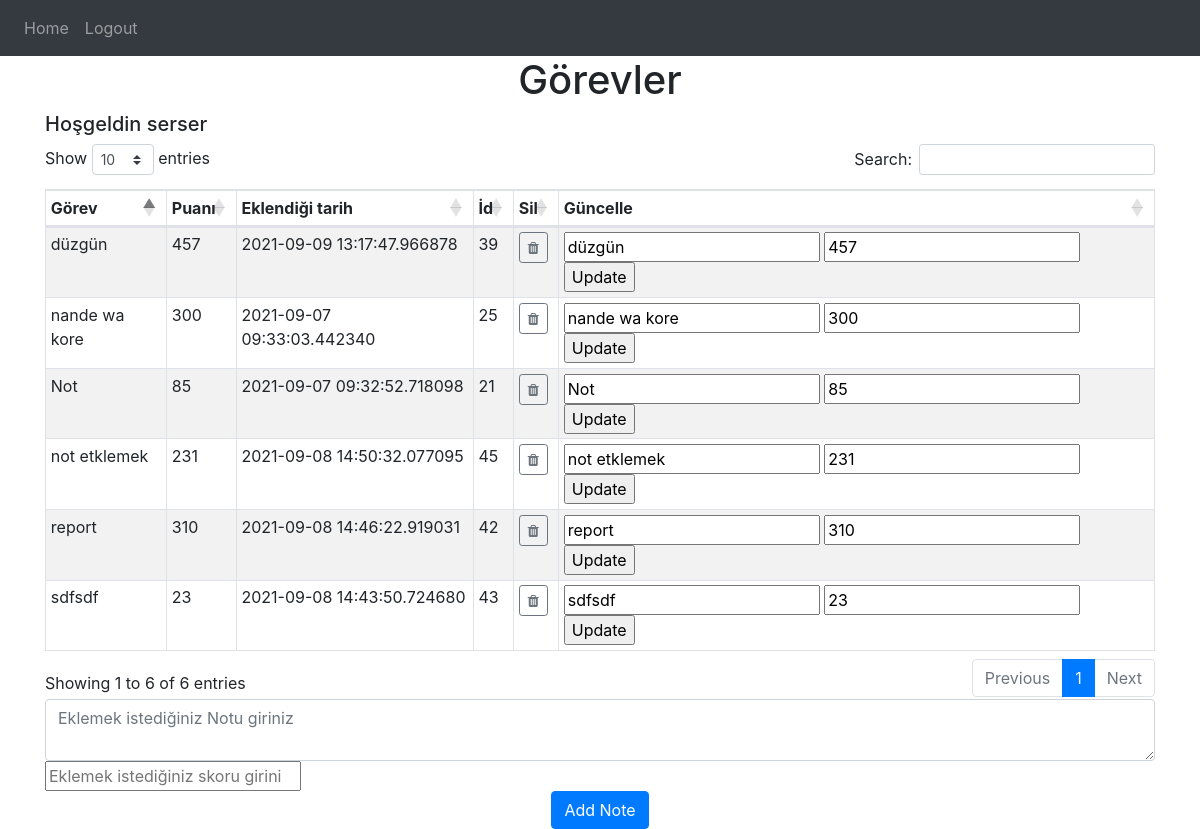
Screenshot of / (signed in) with the database file from the repository.
### website/models.py (models this page shows)
class User(db.Model, UserMixin):
    id = db.Column(db.Integer, primary_key=True)
    email = db.Column(db.String(150), unique=True)
    password = db.Column(db.String(150))
    first_name = db.Column(db.String(150))
    notes = db.relationship('Task')

class Task(db.Model):
    id = db.Column(db.Integer, primary_key=True)
    data = db.Column(db.String(10000))
    date = db.Column(db.DateTime(), default=datetime.now)
    user_id = db.Column(db.Integer, db.ForeignKey('user.id'))
    task_point = db.Column(db.Integer)

### website/views.py (the view)
@views.route('/', methods=['GET', 'POST'])
@login_required
def home():
    if request.method == 'POST':
        note = request.values.get('note')
        score = request.values.get('score')
        new_note = Task(data=note, task_point=score, user_id=current_user.id)
        db.session.add(new_note)
        db.session.commit()
    return render_template("home.html", user=current_user, name=current_user.first_name)

### website/__init__.py (called while the page is built)
def create_app():
    app = Flask(__name__)
    app.config['SECRET_KEY'] = 'hjshjhdjah kjshkjdhjs'
    app.config['SQLALCHEMY_DATABASE_URI'] = f'sqlite:///{DB_NAME}'
    app.config['SQLALCHEMY_TRACK_MODIFICATIONS'] = False
    db.init_app(app)
    from .views import views
    from .auth import auth
    app.register_blueprint(views, url_prefix='/')
    app.register_blueprint(auth, url_prefix='/')
    from .models import User, Task
    create_database(app)
    login_manager = LoginManager()
    login_manager.login_view = 'auth.login'
    login_manager.init_app(app)
    @login_manager.user_loader
    def load_user(id):
        return User.query.get(int(id))
    return app

### website/templates/home.html
{% extends "base.html" %} {% block title %}Görevler{% endblock %} {% block content %}
<h1 align="center">Görevler</h1>
<h5 class="title">Hoşgeldin {{name}}</h5>
<table id=sort class="table table-striped table-bordered table-sm " cellspacing="0" width="100%">
    <thead>
    <tr>
        <th class="th-sm">Görev
        </th>
        <th class="th-sm">Puanı
        </th>
        <th class="th-sm">Eklendiği tarih
        </th>
        <th class="th-sm">İd</th>
        <th class="th-sm">Sil</th>
        <th class="th-sm">Güncelle</th>
    </tr>
    </thead>
    <tbody>
    {% for note in user.notes %}
    <tr>
        <td> {{ note.data }}</td>
        <td>{{ note.task_point }}</td>
        <td>{{ note.date }}</td>
        <td>{{note.id}}</td>
        <td>
            <button class="btn btn-outline-secondary btn-sm remove" data-source="{{note.id}}"
                    type="button"><i class="fa fa-trash fa-1" aria-hidden="true"></i>
            </button>
        </td>
        <td>
            <form method="POST" class="update" action="http://192.168.1.84:5000/edit/{{note.id}}">
                <input type="text" value="{{note.data}}" name="updated_note">
                <input type="number" value="{{note.task_point}}" name="updated_score">
                <input type="submit" value="Update">
            </form>
        </td>
    </tr>
    {% endfor %}
    </tbody>
</table>
<form action="" id="addTask">
    <div class="">
        <textarea name="note" id="note" class="form-control" placeholder="Eklemek istediğiniz Notu giriniz"></textarea>
        <input name="score" id="score" type="number" placeholder="Eklemek istediğiniz skoru giriniz">
        <div align="center">
            <button type="submit" class="btn btn-primary">Add Note</button>
        </div>
    </div>
</form>
{% endblock %}

### website/templates/base.html (shortened to what this page needs)
<!DOCTYPE html>
<html lang="en">
<head>
    <link rel="stylesheet" href="https://maxcdn.bootstrapcdn.com/bootstrap/4.5.2/css/bootstrap.min.css">
    <link rel="stylesheet" href="https://cdn.datatables.net/1.10.22/css/dataTables.bootstrap4.min.css">
    <link rel="stylesheet" href="https://stackpath.bootstrapcdn.com/font-awesome/4.7.0/css/font-awesome.min.css"/>
</head>
<body>
<nav class="navbar navbar-expand-lg navbar-dark bg-dark">
    <div class="collapse navbar-collapse" id="navbar">
        <div class="navbar-nav">
            {% if user.is_authenticated %}
            <a class="nav-item nav-link" id="home" href="/">Home</a>
            <a class="nav-item nav-link" id="logout" href="/logout">Logout</a>
            {% else %}
            <a class="nav-item nav-link" id="login" href="/login">Login</a>
            <a class="nav-item nav-link" id="signUp" href="/sign-up">Sign Up</a>
            {% endif %}
        </div>
    </div>
</nav>
<div class="container">{% block content %} {% endblock %}</div>
</body>
</html>

### website/templates/base.html (style rules this page uses)
textarea { float: left; }

### rows the page displays
User: first_name "serser"
Task: data "Not", task_point "85", date "2021-09-07 09:32:52.718098", id "21", updated_note "Not", updated_score "85"
Task: data "nande wa kore", task_point "300", date "2021-09-07 09:33:03.442340", id "25", updated_note "nande wa kore", updated_score "300"
Task: data "düzgün", task_point "457", date "2021-09-09 13:17:47.966878", id "39", updated_note "düzgün", updated_score "457"
Task: data "report", task_point "310", date "2021-09-08 14:46:22.919031", id "42", updated_note "report", updated_score "310"
Task: data "sdfsdf", task_point "23", date "2021-09-08 14:43:50.724680", id "43", updated_note "sdfsdf", updated_score "23"
Task: data "not etklemek", task_point "231", date "2021-09-08 14:50:32.077095", id "45", updated_note "not etklemek", updated_score "231"
